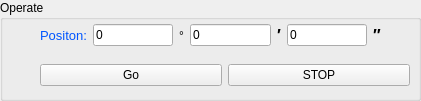
   <widget class="QGroupBox" name="groupBox_17">
    <property name="geometry">
     <rect>
      <x>30</x>
      <y>340</y>
      <width>421</width>
      <height>101</height>
     </rect>
    </property>
    <property name="title">
     <string>Operate</string>
    </property>
    <widget class="QWidget" name="horizontalLayoutWidget">
     <property name="geometry">
      <rect>
       <x>40</x>
       <y>60</y>
       <width>370</width>
       <height>31</height>
      </rect>
     </property>
     <layout class="QHBoxLayout" name="horizontalLayout_2">
      <item>
       <widget class="QPushButton" name="pushButton_adc1_go">
        <property name="text">
         <string>Go</string>
        </property>
       </widget>
      </item>
      <item>
       <widget class="QPushButton" name="pushButton_adc1_stop">
        <property name="text">
         <string>STOP</string>
        </property>
       </widget>
      </item>
     </layout>
    </widget>
    <widget class="QWidget" name="horizontalLayoutWidget_4">
     <property name="geometry">
      <rect>
       <x>40</x>
       <y>20</y>
       <width>341</width>
       <height>31</height>
      </rect>
     </property>
     <layout class="QHBoxLayout" name="horizontalLayout_6">
      <item>
       <widget class="QLabel" name="label_26">
        <property name="text">
         <string>&lt;!DOCTYPE HTML PUBLIC &quot;-//W3C//DTD HTML 4.0//EN&quot; &quot;http://www.w3.org/TR/REC-html40/strict.dtd&quot;&gt;
&lt;html&gt;&lt;head&gt;&lt;meta name=&quot;qrichtext&quot; content=&quot;1&quot; /&gt;&lt;style type=&quot;text/css&quot;&gt;
p, li { white-space: pre-wrap; }
&lt;/style&gt;&lt;/head&gt;&lt;body style=&quot; font-family:'Sans'; font-size:10pt; font-weight:400; font-style:normal;&quot;&gt;
&lt;p style=&quot; margin-top:0px; margin-bottom:0px; margin-left:0px; margin-right:0px; -qt-block-indent:0; text-indent:0px;&quot;&gt;&lt;span style=&quot; font-family:'Sans Serif'; color:#0055ff;&quot;&gt;Positon:&lt;/span&gt;&lt;/p&gt;&lt;/body&gt;&lt;/html&gt;</string>
        </property>
       </widget>
      </item>
      <item>
       <widget class="QLineEdit" name="lineEdit_adc1_targetD">
        <property name="text">
         <string>0</string>
        </property>
       </widget>
      </item>
      <item>
       <widget class="QLabel" name="label_10">
        <property name="text">
         <string>°</string>
        </property>
       </widget>
      </item>
      <item>
       <widget class="QLineEdit" name="lineEdit_adc1_targetM">
        <property name="text">
         <string>0</string>
        </property>
       </widget>
      </item>
      <item>
       <widget class="QLabel" name="label_12">
        <property name="text">
         <string>&lt;!DOCTYPE HTML PUBLIC &quot;-//W3C//DTD HTML 4.0//EN&quot; &quot;http://www.w3.org/TR/REC-html40/strict.dtd&quot;&gt;
&lt;html&gt;&lt;head&gt;&lt;meta name=&quot;qrichtext&quot; content=&quot;1&quot; /&gt;&lt;style type=&quot;text/css&quot;&gt;
p, li { white-space: pre-wrap; }
&lt;/style&gt;&lt;/head&gt;&lt;body style=&quot; font-family:'Sans'; font-size:10pt; font-weight:400; font-style:normal;&quot;&gt;
&lt;p style=&quot; margin-top:0px; margin-bottom:0px; margin-left:0px; margin-right:0px; -qt-block-indent:0; text-indent:0px;&quot;&gt;&lt;span style=&quot; font-size:12pt; font-weight:600;&quot;&gt;′&lt;/span&gt;&lt;/p&gt;&lt;/body&gt;&lt;/html&gt;</string>
        </property>
       </widget>
      </item>
      <item>
       <widget class="QLineEdit" name="lineEdit_adc1_targetS">
        <property name="text">
         <string>0</string>
        </property>
       </widget>
      </item>
      <item>
       <widget class="QLabel" name="label_9">
        <property name="text">
         <string>&lt;!DOCTYPE HTML PUBLIC &quot;-//W3C//DTD HTML 4.0//EN&quot; &quot;http://www.w3.org/TR/REC-html40/strict.dtd&quot;&gt;
&lt;html&gt;&lt;head&gt;&lt;meta name=&quot;qrichtext&quot; content=&quot;1&quot; /&gt;&lt;style type=&quot;text/css&quot;&gt;
p, li { white-space: pre-wrap; }
&lt;/style&gt;&lt;/head&gt;&lt;body style=&quot; font-family:'Sans'; font-size:10pt; font-weight:400; font-style:normal;&quot;&gt;
&lt;p style=&quot; margin-top:0px; margin-bottom:0px; margin-left:0px; margin-right:0px; -qt-block-indent:0; text-indent:0px;&quot;&gt;&lt;span style=&quot; font-size:12pt; font-weight:600;&quot;&gt;″&lt;/span&gt;&lt;/p&gt;&lt;/body&gt;&lt;/html&gt;</string>
        </property>
       </widget>
      </item>
     </layout>
    </widget>
   </widget>
